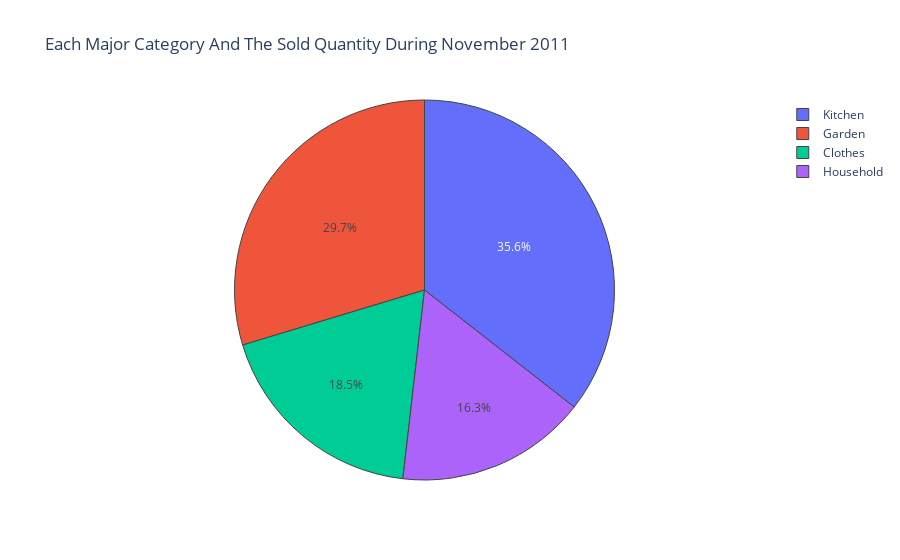

Notebook cell for this chart:
### Code cell
fig = px.pie(df_EDA[(df_EDA.invoicedate.dt.month == 11) & (df_EDA.invoicedate.dt.year == 2011)].groupby('major_category')['quantity'].sum().reset_index(),
             names='major_category', values='quantity', title='Each Major Category And The Sold Quantity During November 2011')
fig.update_traces(marker_line_width = 1)
fig.show()

### Figure 1 — Plotly figure (JSON) as saved in the notebook; plotly's stock layout.template omitted (floating-point values rounded to 4 significant figures)
{"data": [{"domain": {"x": [0, 1], "y": [0, 1]}, "hovertemplate": "major_category=%{label}<br>quantity=%{value}<extra></extra>", "labels": ["Clothes", "Garden", "Household", "Kitchen"], "legendgroup": "", "marker": {"line": {"width": 1}}, "name": "", "showlegend": true, "type": "pie", "values": [280, 449, 246, 538]}], "layout": {"legend": {"tracegroupgap": 0}, "title": {"text": "Each Major Category And The Sold Quantity During November 2011"}}}
